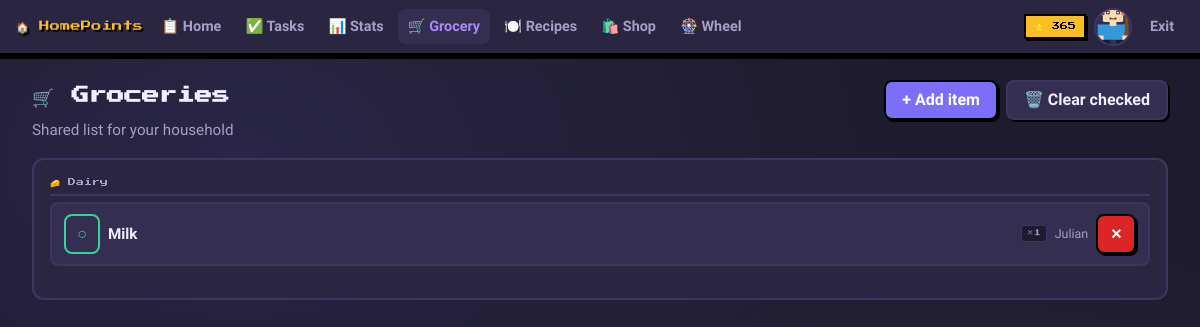
Screenshot of /groceries (signed in) with the database file from the repository.
### tables this page shows
CREATE TABLE users (
        id INTEGER PRIMARY KEY AUTOINCREMENT,
        username TEXT UNIQUE NOT NULL,
        password TEXT NOT NULL,
        household_id TEXT,
        points INTEGER DEFAULT 0,
        created_at TIMESTAMP DEFAULT CURRENT_TIMESTAMP
    , avatar_skin INTEGER DEFAULT 0, avatar_hair INTEGER DEFAULT 0, avatar_top INTEGER DEFAULT 0, hidden_suggestions TEXT DEFAULT '', avatar_hair_long INTEGER DEFAULT 0, avatar_hair_style TEXT DEFAULT 'short', avatar_hair_color TEXT DEFAULT '#8B4513', avatar_skin_color TEXT DEFAULT '#FFDBAC', avatar_shirt TEXT DEFAULT '#e74c3c', avatar_shirt_dark TEXT DEFAULT '#c0392b', avatar_pants TEXT DEFAULT '#4a6fa5', avatar_outfit TEXT DEFAULT 'tshirt', avatar_accessory TEXT DEFAULT 'none');

CREATE TABLE grocery_items (
        id INTEGER PRIMARY KEY AUTOINCREMENT,
        household_id TEXT NOT NULL,
        name TEXT NOT NULL,
        quantity TEXT DEFAULT '1',
        category TEXT DEFAULT 'other',
        checked INTEGER DEFAULT 0,
        added_by INTEGER NOT NULL,
        created_at TIMESTAMP DEFAULT CURRENT_TIMESTAMP
    );

### app.py (the view)
@app.route('/groceries')
@login_required
def groceries():
    user = get_current_user()
    conn = get_db()
    items = conn.execute('''SELECT grocery_items.*, users.username as added_by_name
        FROM grocery_items LEFT JOIN users ON grocery_items.added_by=users.id
        WHERE grocery_items.household_id=?
        ORDER BY grocery_items.checked, grocery_items.category, grocery_items.created_at''',(user['household_id'],)).fetchall()
    conn.close()
    grouped = {}
    for item in items:
        cat = item['category']
        if cat not in grouped: grouped[cat] = []
        grouped[cat].append(item)
    return render_template('groceries.html', user=user, grouped=grouped, categories=GROCERY_CATEGORIES)

### app.py (called while the page is built)
def get_db():
    conn = sqlite3.connect(DB)
    conn.row_factory = sqlite3.Row
    return conn

def login_required(f):
    from functools import wraps
    @wraps(f)
    def decorated(*args, **kwargs):
        if 'user_id' not in session: return redirect(url_for('login'))
        return f(*args, **kwargs)
    return decorated

def get_current_user():
    if 'user_id' not in session: return None
    conn = get_db()
    u = conn.execute('SELECT * FROM users WHERE id=?',(session['user_id'],)).fetchone()
    conn.close()
    return u

@app.context_processor
def inject_globals():
    return dict(user=get_current_user())

### templates/groceries.html (shortened to what this page needs)
{% extends "base.html" %}
{% block content %}
<div class="page-header">
  <div><h1>🛒 Groceries</h1><p class="subtitle">Shared list for your household</p></div>
  <div style="display:flex;gap:8px;flex-wrap:wrap">
    <button class="btn btn-primary" onclick="toggleModal('add-grocery-modal')">+ Add item</button>
    <form method="POST" action="{{ url_for('clear_checked_groceries') }}" style="display:inline">
      <button class="btn btn-secondary">🗑️ Clear checked</button>
    </form>
  </div>
</div>
<div class="panel">
  {% if grouped %}
    {% for category, items in grouped.items() %}
    <div class="grocery-category">
      <div class="grocery-cat-title">{{ category }}</div>
      <div class="grocery-items">
        {% for item in items %}
        <div class="grocery-item {% if item.checked %}checked{% endif %}">
          <form method="POST" action="{{ url_for('check_grocery', item_id=item.id) }}" style="display:inline">
            <button class="btn-done" style="min-width:36px">{% if item.checked %}✓{% else %}○{% endif %}</button>
          </form>
          <span class="grocery-name">{{ item.name }}</span>
          <span class="grocery-qty">×{{ item.quantity }}</span>
          <span class="grocery-who">{{ item.added_by_name }}</span>
          <form method="POST" action="{{ url_for('delete_grocery', item_id=item.id) }}" style="display:inline;margin-left:auto">
            <button class="btn btn-danger btn-sm">✕</button>
          </form>
        </div>
        {% endfor %}
      </div>
    </div>
    {% endfor %}
  {% else %}
    <p class="empty-state">List is empty! Add what you need 🛒</p>
  {% endif %}
</div>
{% endblock %}

### templates/base.html (shortened to what this page needs)
<!DOCTYPE html>
<html lang="en">
<head>
  <link rel="stylesheet" href="{{ url_for('static', filename='css/style.css') }}">
</head>
<body>
{% if session.user_id %}
<nav class="navbar">
  <a href="{{ url_for('dashboard') }}" class="nav-logo">🏠 HomePoints</a>
  <div class="nav-links">
    <a href="{{ url_for('dashboard') }}"  class="nav-link {% if request.endpoint=='dashboard' %}active{% endif %}">📋 Home</a>
    <a href="{{ url_for('tasks') }}"      class="nav-link {% if request.endpoint=='tasks' %}active{% endif %}">✅ Tasks</a>
    <a href="{{ url_for('stats') }}"      class="nav-link {% if request.endpoint=='stats' %}active{% endif %}">📊 Stats</a>
    <a href="{{ url_for('groceries') }}"  class="nav-link {% if request.endpoint=='groceries' %}active{% endif %}">🛒 Grocery</a>
    <a href="{{ url_for('recipes') }}"    class="nav-link {% if request.endpoint=='recipes' %}active{% endif %}">🍽️ Recipes</a>
    <a href="{{ url_for('shop') }}"       class="nav-link {% if request.endpoint=='shop' %}active{% endif %}">🛍️ Shop</a>
    <a href="{{ url_for('wheel') }}"      class="nav-link {% if request.endpoint=='wheel' %}active{% endif %}">🎡 Wheel</a>
  </div>
  <div class="nav-right">
    <span class="nav-points">⭐ {{ user.points if user else 0 }}</span>
    {% if user %}
    <a href="{{ url_for('avatar') }}" style="display:flex;align-items:center;width:38px;height:38px;border:2px solid var(--border);border-radius:50%;overflow:hidden;background:var(--bg3);flex-shrink:0" title="Edit avatar">
    </a>
    {% endif %}
    <a href="{{ url_for('logout') }}" class="nav-link" style="display:none" id="desktop-logout">Exit</a>
  </div>
</nav>
{% endif %}
<main class="main-content">
  {% block content %}{% endblock %}
</main>
</body>
</html>

### static/css/style.css (style rules this page uses)
:root { --bg:#1e1b2e; --bg2:#2a2540; --bg3:#342f50; --border:#3d3660; --accent:#7c6ff7; --accent2:#a78bfa; --gold:#fbbf24; --gold-dk:#d97706; --green:#34d399; --green-dk:#059669; --red:#f87171; --red-dk:#dc2626; --pink:#f472b6; --blue:#60a5fa; --text:#f0eeff; --text2:#a99ec5; --r:12px; --r-sm:8px; --touch:48px; --touch-sm:40px; }
*,*::before,*::after { box-sizing:border-box;margin:0;padding:0 }
html { font-size:16px;-webkit-text-size-adjust:100% }
body { font-family:'Nunito',sans-serif;font-size:1rem; background:var(--bg);color:var(--text);min-height:100vh; background-image: radial-gradient(ellipse at 20% 20%,rgba(124,111,247,.12) 0%,transparent 50%), radial-gradient(ellipse at 80% 80%,rgba(167,139,250,.08) 0%,transparent 50%); line-height:1.6; overflow-x:hidden; }
a { color:var(--accent2);text-decoration:none }
h1 { font-family:'Press Start 2P',monospace;font-size:.85rem;line-height:1.8 }
.navbar { display:flex;align-items:center;padding:0 1rem;height:56px; background:var(--bg2);border-bottom:3px solid #000; box-shadow:0 3px 0 #000;position:sticky;top:0;z-index:200;gap:.5rem; }
.nav-logo { font-family:'Press Start 2P',monospace;font-size:.55rem; color:var(--gold);text-shadow:2px 2px 0 #000; text-decoration:none;white-space:nowrap;flex-shrink:0; }
.nav-links { display:none }
.nav-right { display:flex;align-items:center;gap:8px;margin-left:auto }
.nav-points { background:var(--gold);color:#000; font-family:'Press Start 2P',monospace;font-size:.5rem; padding:4px 8px;border:2px solid #000;box-shadow:2px 2px 0 #000; white-space:nowrap; }
.nav-link { display:flex;align-items:center;gap:5px; padding:6px 10px;border-radius:var(--r-sm); color:var(--text2);font-size:.9rem;font-weight:700; white-space:nowrap;transition:background .15s,color .15s; }
.nav-link:hover,.nav-link.active { background:var(--bg3);color:var(--text);text-decoration:none }
.nav-link.active { color:var(--accent2) }
.main-content { max-width:1200px;margin:0 auto; padding:1rem; padding-bottom:80px; }
.panel { background:var(--bg2);border:2px solid var(--border); border-radius:var(--r);padding:1rem;margin-bottom:1rem; }
.page-header { display:flex;align-items:flex-start;justify-content:space-between; margin-bottom:1rem;gap:.75rem;flex-wrap:wrap; }
.subtitle { color:var(--text2);margin-top:6px;font-size:.95rem }
.btn { display:inline-flex;align-items:center;gap:6px; padding:10px 16px;font-family:'Nunito',sans-serif; font-size:1rem;font-weight:800; border:2px solid #000;box-shadow:2px 2px 0 #000; cursor:pointer;border-radius:var(--r-sm); transition:transform .1s,box-shadow .1s; text-decoration:none;line-height:1; min-height:var(--touch-sm); -webkit-tap-highlight-color:transparent; }
.btn-primary { background:var(--accent);color:#fff }
.btn-secondary { background:var(--bg3);color:var(--text);border-color:var(--border) }
.btn-danger { background:var(--red-dk);color:#fff }
.btn-sm { padding:6px 12px;font-size:.88rem;min-height:var(--touch-sm) }
.btn-done { background:var(--bg3);border:2px solid var(--green);color:var(--green); padding:6px 10px;font-size:1rem;font-weight:800;cursor:pointer; border-radius:var(--r-sm);min-height:var(--touch-sm);min-width:36px; -webkit-tap-highlight-color:transparent; }
.grocery-category { margin-bottom:1rem }
.grocery-cat-title { font-family:'Press Start 2P',monospace;font-size:.5rem;color:var(--text2);margin-bottom:6px;padding-bottom:5px;border-bottom:2px solid var(--border) }
.grocery-items { display:flex;flex-direction:column;gap:5px }
.grocery-item { display:flex;align-items:center;gap:8px;padding:10px 12px;background:var(--bg3);border:2px solid var(--border);border-radius:var(--r-sm) }
.grocery-name { flex:1;font-size:.95rem;font-weight:700 }
.grocery-qty { font-family:'Press Start 2P',monospace;font-size:.42rem;background:var(--bg);border:1px solid var(--border);padding:2px 5px;border-radius:3px;color:var(--text2);flex-shrink:0 }
.grocery-who { font-size:.78rem;color:var(--text2);white-space:nowrap;flex-shrink:0 }
@media (min-width:600px) { .main-content { padding:1.5rem 2rem } }
@media (min-width:600px) { h1 { font-size:1rem } }
@media (min-width:768px) { .nav-links { display:flex;gap:4px } }
@media (min-width:768px) { .main-content { padding-bottom:1.5rem } }
@media (min-width:1024px) { h1 { font-size:1.1rem } }
@media (min-width:1024px) { .nav-logo { font-size:.65rem } }

### rows the page displays
users: points "365"
grocery_items: category "🧀 Dairy", name "Milk", quantity "1", added_by_name "Julian"
